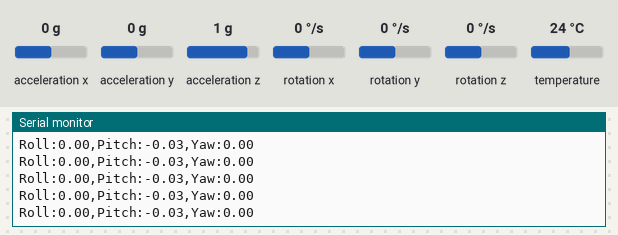
A sketch run on a simulated ESP32. Parts: the last lines printed to the serial monitor. Inputs (shaded band) come from the test bench; at power-on: acceleration x 0 g, acceleration y 0 g, acceleration z 1 g, rotation x 0 °/s, rotation y 0 °/s, rotation z 0 °/s, temperature 24 °C.

Above: at 1.3 s.
1.4 s: acceleration x set to -1.4 g
At 2.3 s:
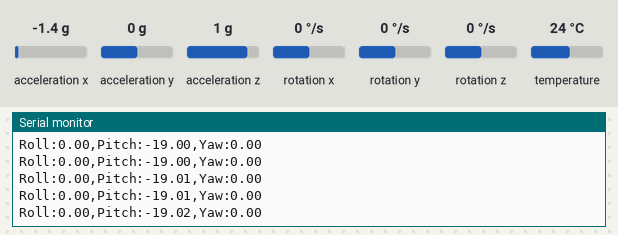
2.9 s: acceleration y set to -1.4 g
At 3.4 s:
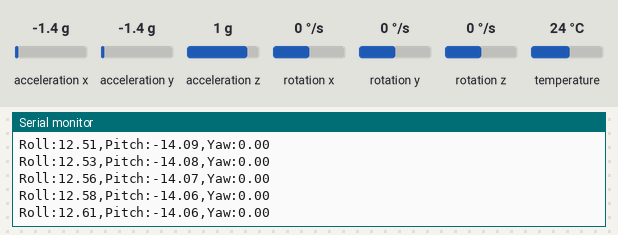
4.4 s: acceleration x set to 0 g
At 5.0 s:
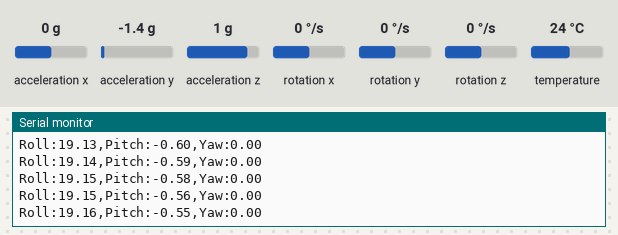
7.4 s: acceleration z set to -1.4 g
At 8.1 s:
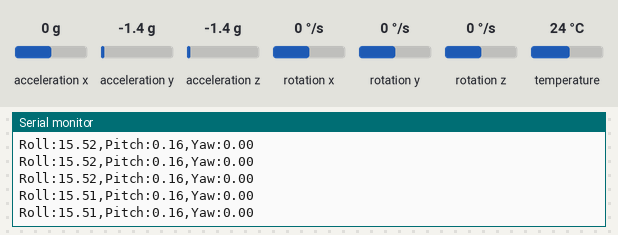
8.9 s: rotation x set to -192 °/s
At 9.8 s:
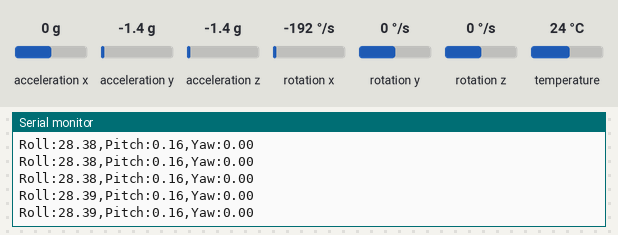
Timing chart, 0 to 10.1 s (numbered marks = the images above; inputs shaded):
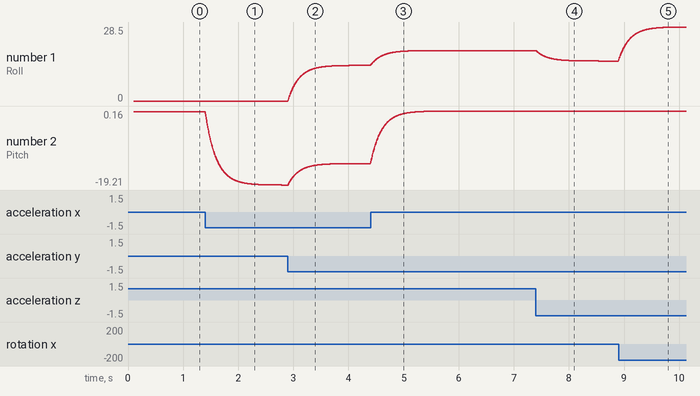

The sketch:

MPU6050_PID.ino
```cpp
#include <Adafruit_MPU6050.h>
#include <Adafruit_Sensor.h>
#include <Wire.h>

Adafruit_MPU6050 mpu;

float accX, accY, accZ;
float velX, velY, velZ;
float accAngX, accAngY;
float velAngX, velAngY;
float pitchAngle, rollAngle;
uint32_t LoopTimer;

float PRateRoll = 20; float PRatePitch = PRateRoll; float PRateYaw=2;
float IRateRoll = 0; float IRatePitch = IRateRoll; float IRateYaw=12;
float DRateRoll = 0; float DRatePitch = DRateRoll; float DRateYaw=0;
float ErrorRateRoll, ErrorRatePitch, ErrorRateYaw;
float InputRoll, InputThrottle, InputPitch, InputYaw;
float PrevErrorRateRoll, PrevErrorRatePitch, PrevErrorRateYaw;
float PrevItermRateRoll, PrevItermRatePitch, PrevItermRateYaw;
float PIDReturn[] = {0, 0, 0};
float DesiredRateRoll, DesiredRatePitch, DesiredRateYaw;

void reset_pid(void) {
  PrevErrorRateRoll = 0; PrevErrorRatePitch = 0; PrevErrorRateYaw = 0;
  PrevItermRateRoll = 0; PrevItermRatePitch = 0; PrevItermRateYaw = 0;
}

void setup(void) {
  Serial.begin(115200);

  // Try to initialize!
  Wire.begin(5, 43); //Change to corresponding SDA/SCL pins
  mpu.begin(0x68);
  mpu.setAccelerometerRange(MPU6050_RANGE_8_G);
  mpu.setGyroRange(MPU6050_RANGE_500_DEG);
  mpu.setFilterBandwidth(MPU6050_BAND_21_HZ);

  delay(100);
}

void loop() {
  getValues();

  accAngY = -atan(accX / sqrt(pow(accY, 2) + pow(accZ, 2)));
  accAngX = atan(accY / sqrt(pow(accX, 2) + pow(accZ, 2)));
  velAngY = pitchAngle + velY * 0.004;
  velAngX = rollAngle + velX * 0.004;

  pitchAngle = (0.98 * velAngY) + (0.02 * accAngY);
  rollAngle = (0.98 * velAngX) + (0.02 * accAngX);

  ErrorRatePitch = 0 - pitchAngle;
  ErrorRateRoll = 0 - rollAngle;
  ErrorRateYaw = DesiredRateYaw - velZ;

  pid_equation(ErrorRatePitch, PRatePitch, IRatePitch, DRatePitch, PrevErrorRatePitch, PrevItermRatePitch);
    InputPitch = PIDReturn[0];
    PrevErrorRatePitch = PIDReturn[1];
    PrevItermRatePitch = PIDReturn[2];
  pid_equation(ErrorRateRoll, PRateRoll, IRateRoll, DRateRoll, PrevErrorRateRoll, PrevItermRateRoll);
    InputRoll = PIDReturn[0];
    PrevErrorRateRoll = PIDReturn[1];
    PrevItermRateRoll = PIDReturn[2];
  pid_equation(ErrorRateYaw, PRateYaw, IRateYaw, DRateYaw, PrevErrorRateYaw, PrevItermRateYaw);
    InputYaw = PIDReturn[0];
    PrevErrorRateYaw = PIDReturn[1];
    PrevItermRateYaw = PIDReturn[2];

  printValues();

  while (micros() - LoopTimer < 4000);
  LoopTimer = micros();
}

void pid_equation(float Error, float P , float I, float D, float PrevError, float PrevIterm) {
  float Pterm = P * Error;
  float Iterm = PrevIterm + I * (Error + PrevError) * 0.004/2;
  if (Iterm > 400) Iterm = 400;
  else if (Iterm <-400) Iterm = -400;
  float Dterm = D * (Error - PrevError)/0.004;
  float PIDOutput = Pterm + Iterm + Dterm;
  if (PIDOutput > 400) PIDOutput = 400;
  else if (PIDOutput <-400) PIDOutput = -400;
  PIDReturn[0] = PIDOutput;
  PIDReturn[1] = Error;
  PIDReturn[2] = Iterm;
}

void getValues() {
  sensors_event_t a, g, temp;
  mpu.getEvent(&a, &g, &temp);
  accX = a.acceleration.x - 0.17;
  accY = a.acceleration.y;
  accZ = a.acceleration.z - 0.44;
  velX = g.gyro.x;
  velY = g.gyro.y - 0.085;
  velZ = g.gyro.z;
}

void printValues() {
  /*Serial.print("AccX:"); // m/s^2
  Serial.print(accX);
  Serial.print(",");
  Serial.print("AccY:");
  Serial.print(accY);
  Serial.print(",");
  Serial.print("AccZ:");
  Serial.print(accZ);
  Serial.println(",");*/

  /*Serial.print("RotX:"); // rad/s
  Serial.print(velX);
  Serial.print(",");
  Serial.print("RotY:");
  Serial.print(velY);
  Serial.print(",");
  Serial.print("RotZ:");
  Serial.print(velZ);
  Serial.println(",");*/

  /*Serial.print("AccAngX:");
  Serial.print(accAngX);
  Serial.print(",");
  Serial.print("AccAngY:");
  Serial.print(accAngY);
  Serial.print(",");
  Serial.print("VelAngX:");
  Serial.print(velAngX);
  Serial.print(",");
  Serial.print("VelAngY:");
  Serial.print(velAngY);
  Serial.println(",");
  Serial.print("PitchAng:");
  Serial.print(pitchAngle);
  Serial.print(",");
  Serial.print("RollAng:");
  Serial.println(rollAngle);
  Serial.print(",");*/

  Serial.print("Roll:");
  Serial.print(InputRoll);
  Serial.print(",");
  Serial.print("Pitch:");
  Serial.print(InputPitch);
  Serial.print(",");
  Serial.print("Yaw:");
  Serial.println(InputYaw);
}
```

Measured:
- after the input at 1.4 s, the serial monitor: prints a new line at once (image 1)
- plotted number 2: -0.03 → -19.21 after the input at 1.4 s
